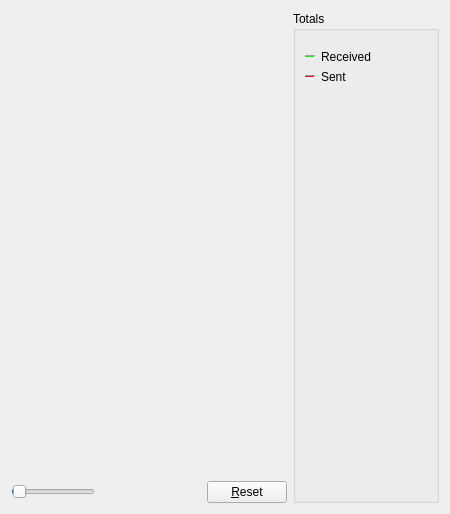
     <widget class="QWidget" name="page_3">
      <layout class="QHBoxLayout" name="horizontalLayout_7">
       <item>
        <layout class="QVBoxLayout" name="verticalLayout_4">
         <item>
          <widget class="TrafficGraphWidget" name="trafficGraph" native="true">
           <property name="sizePolicy">
            <sizepolicy hsizetype="Expanding" vsizetype="Expanding">
             <horstretch>0</horstretch>
             <verstretch>0</verstretch>
            </sizepolicy>
           </property>
          </widget>
         </item>
         <item>
          <layout class="QHBoxLayout" name="horizontalLayout_2">
           <item>
            <widget class="QSlider" name="sldGraphRange">
             <property name="minimum">
              <number>1</number>
             </property>
             <property name="maximum">
              <number>288</number>
             </property>
             <property name="pageStep">
              <number>12</number>
             </property>
             <property name="value">
              <number>6</number>
             </property>
             <property name="orientation">
              <enum>Qt::Horizontal</enum>
             </property>
            </widget>
           </item>
           <item>
            <widget class="QLabel" name="lblGraphRange">
             <property name="minimumSize">
              <size>
               <width>100</width>
               <height>0</height>
              </size>
             </property>
             <property name="alignment">
              <set>Qt::AlignCenter</set>
             </property>
            </widget>
           </item>
           <item>
            <widget class="QPushButton" name="btnClearTrafficGraph">
             <property name="text">
              <string>&amp;Reset</string>
             </property>
             <property name="autoDefault">
              <bool>false</bool>
             </property>
            </widget>
           </item>
          </layout>
         </item>
        </layout>
       </item>
       <item>
        <layout class="QVBoxLayout" name="verticalLayout">
         <item>
          <widget class="QGroupBox" name="receivedBox">
           <property name="title">
            <string>Totals</string>
           </property>
           <layout class="QVBoxLayout" name="verticalLayout_5">
            <item>
             <layout class="QHBoxLayout" name="horizontalLayout_4">
              <property name="topMargin">
               <number>10</number>
              </property>
              <item>
               <widget class="Line" name="line">
                <property name="sizePolicy">
                 <sizepolicy hsizetype="Fixed" vsizetype="Fixed">
                  <horstretch>0</horstretch>
                  <verstretch>0</verstretch>
                 </sizepolicy>
                </property>
                <property name="minimumSize">
                 <size>
                  <width>10</width>
                  <height>0</height>
                 </size>
                </property>
                <property name="palette">
                 <palette>
                  <active>
                   <colorrole role="Light">
                    <brush brushstyle="SolidPattern">
                     <color alpha="255">
                      <red>0</red>
                      <green>255</green>
                      <blue>0</blue>
                     </color>
                    </brush>
                   </colorrole>
                  </active>
                  <inactive>
                   <colorrole role="Light">
                    <brush brushstyle="SolidPattern">
                     <color alpha="255">
                      <red>0</red>
                      <green>255</green>
                      <blue>0</blue>
                     </color>
                    </brush>
                   </colorrole>
                  </inactive>
                  <disabled>
                   <colorrole role="Light">
                    <brush brushstyle="SolidPattern">
                     <color alpha="255">
                      <red>0</red>
                      <green>255</green>
                      <blue>0</blue>
                     </color>
                    </brush>
                   </colorrole>
                  </disabled>
                 </palette>
                </property>
                <property name="orientation">
                 <enum>Qt::Horizontal</enum>
                </property>
               </widget>
              </item>
              <item>
               <widget class="QLabel" name="label_16">
                <property name="text">
                 <string>Received</string>
                </property>
               </widget>
              </item>
              <item>
               <widget class="QLabel" name="lblBytesIn">
                <property name="minimumSize">
                 <size>
                  <width>50</width>
                  <height>0</height>
                 </size>
                </property>
                <property name="alignment">
                 <set>Qt::AlignRight|Qt::AlignTrailing|Qt::AlignVCenter</set>
                </property>
               </widget>
              </item>
             </layout>
            </item>
            <item>
             <layout class="QHBoxLayout" name="horizontalLayout_5">
              <item>
               <widget class="Line" name="line_2">
                <property name="sizePolicy">
                 <sizepolicy hsizetype="Fixed" vsizetype="Fixed">
                  <horstretch>0</horstretch>
                  <verstretch>0</verstretch>
                 </sizepolicy>
                </property>
                <property name="minimumSize">
                 <size>
                  <width>10</width>
                  <height>0</height>
                 </size>
                </property>
                <property name="palette">
                 <palette>
                  <active>
                   <colorrole role="Light">
                    <brush brushstyle="SolidPattern">
                     <color alpha="255">
                      <red>255</red>
                      <green>0</green>
                      <blue>0</blue>
                     </color>
                    </brush>
                   </colorrole>
                  </active>
                  <inactive>
                   <colorrole role="Light">
                    <brush brushstyle="SolidPattern">
                     <color alpha="255">
                      <red>255</red>
                      <green>0</green>
                      <blue>0</blue>
                     </color>
                    </brush>
                   </colorrole>
                  </inactive>
                  <disabled>
                   <colorrole role="Light">
                    <brush brushstyle="SolidPattern">
                     <color alpha="255">
                      <red>255</red>
                      <green>0</green>
                      <blue>0</blue>
                     </color>
                    </brush>
                   </colorrole>
                  </disabled>
                 </palette>
                </property>
                <property name="orientation">
                 <enum>Qt::Horizontal</enum>
                </property>
               </widget>
              </item>
              <item>
               <widget class="QLabel" name="label_17">
                <property name="text">
                 <string>Sent</string>
                </property>
               </widget>
              </item>
              <item>
               <widget class="QLabel" name="lblBytesOut">
                <property name="minimumSize">
                 <size>
                  <width>50</width>
                  <height>0</height>
                 </size>
                </property>
                <property name="alignment">
                 <set>Qt::AlignRight|Qt::AlignTrailing|Qt::AlignVCenter</set>
                </property>
               </widget>
              </item>
             </layout>
            </item>
            <item>
             <spacer name="verticalSpacer_4">
              <property name="orientation">
               <enum>Qt::Vertical</enum>
              </property>
              <property name="sizeHint" stdset="0">
               <size>
                <width>20</width>
                <height>407</height>
               </size>
              </property>
             </spacer>
            </item>
           </layout>
          </widget>
         </item>
        </layout>
       </item>
      </layout>
     </widget>
